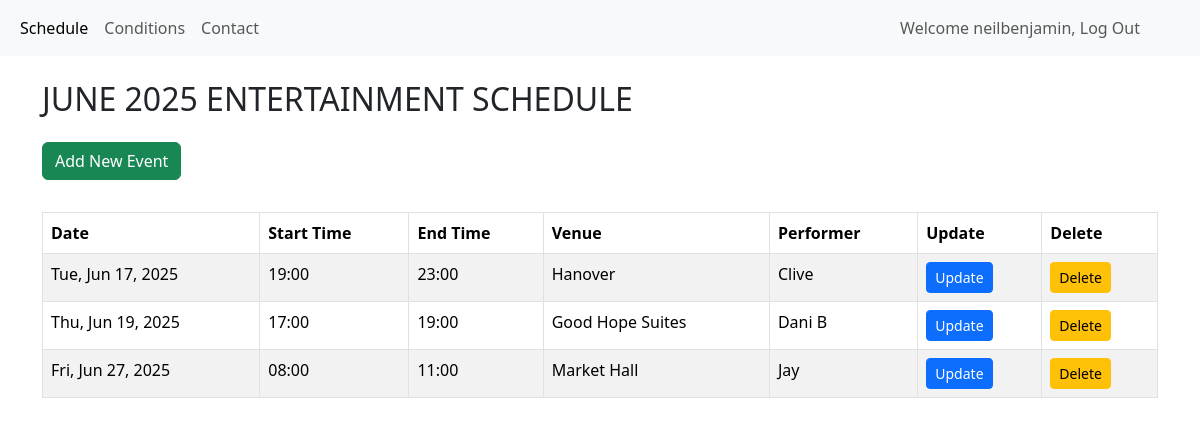
The app's page / (signed in) with its own data.
### planner/models.py (models this page shows, shortened)
class Event(models.Model):
    date = models.DateField()
    performance_time_start = models.TimeField(verbose_name="Start Time")
    performance_time_end = models.TimeField(verbose_name="End Time")
    venue = models.CharField(max_length=100)
    performer = models.CharField(max_length=100)
    sound_engineer = models.CharField(max_length=100, blank=True, null=True)

### planner/views.py (the view)
# urls.py: path('', views.index, name='index'),
@login_required
def index(request: HttpRequest) -> HttpRequest:
    events = Event.objects.all().order_by('date', 'performance_time_start')
    return render(request, 'pages/planner.html', {'events': events})

### planner/templates/pages/planner.html (shortened to what this page needs)
{% extends 'pages/base.html' %}
    {% block content %}
    <div class="container mt-4">
        <h2 class="mb-4">JUNE 2025 ENTERTAINMENT SCHEDULE</h2>
        {% if user.is_authenticated %}
        <p>
            <a href="{% url 'planner:add_event' %}" class="btn btn-success mb-3">Add New Event</a>
        </p>
        {% endif %}
        <div class="table-responsive">
            <table class="table table-striped table-bordered">
                <thead>
                    <tr>
                        <th>Date</th>
                        <th>Start Time</th>
                        <th>End Time</th>
                        <th>Venue</th>
                        <th>Performer</th>
                        {% if user.is_authenticated %}
                        <th>Update</th>
                        <th>Delete</th>
                        {% endif %}
                    </tr>
                </thead>
                <tbody>
                    {% for event in events %}
                    <tr>
                        <td>{{ event.date|date:"D, M j, Y" }}</td>
                        <td>{{ event.performance_time_start|time:"H:i" }}</td>
                        <td>{{ event.performance_time_end|time:"H:i" }}</td>
                        <td>{{ event.venue }}</td>
                        <td>{{ event.performer }}</td>
                        {% if user.is_authenticated %}
                        <td>
                            <a href="{% url 'planner:edit_event' pk=event.pk %}" class="btn btn-sm btn-primary">Update</a>
                        </td>
                                                <td>
                            <a href="{% url 'planner:delete' pk=event.pk %}" class="btn btn-sm btn-warning">Delete</a>
                        </td>
                        {% endif %}
                    </tr>
                    {% endfor %}
                </tbody>
            </table>
        </div>
    </div>
    {% endblock %}

### planner/templates/pages/base.html (shortened to what this page needs)
{% load static %}
{% load crispy_forms_tags %}
<!DOCTYPE html>
<html lang="en">
<head>
    <link rel="stylesheet" href="{% static 'stylesheet.css' %}">
    <link href="https://cdn.jsdelivr.net/npm/bootstrap@5.3.6/dist/css/bootstrap.min.css" rel="stylesheet"
>
</head>
<body>
    <nav class="navbar navbar-expand-lg bg-body-tertiary">
        <div class="container-fluid">
            <div class="collapse navbar-collapse" id="navbarNav">
                <ul class="navbar-nav">
                    <li class="nav-item">
                        <a class="nav-link active" aria-current="page" href="{% url 'planner:index' %}">Schedule</a>
                    </li>
                    <li class="nav-item">
                        <a class="nav-link" href="{% url 'planner:conditions' %}">Conditions</a>
                    </li>
                    <li class="nav-item">
                        <a class="nav-link" href="{% url 'planner:contact' %}">Contact</a>
                    </li>
                </ul>
                <ul class="navbar-nav ms-auto">
                    <li class="nav-item">
                        <a class="nav-link pe-5" href="{% url 'accounts:logout' %}">Welcome {{user.username}}, Log
                            Out</a>
                    </li>
                </ul>
            </div>
        </div>
    </nav>
    {% block content %}{% endblock %}
</body>

### planner/static/stylesheet.css (style rules this page uses)
body { background-color: rgb(115, 115, 255); }
td { color: red; }

### records on screen
Event: date "Tue, Jun 17, 2025", performance_time_start "19:00", performance_time_end "23:00", venue "Hanover", performer "Clive"
Event: date "Thu, Jun 19, 2025", performance_time_start "17:00", performance_time_end "19:00", venue "Good Hope Suites", performer "Dani B"
Event: date "Fri, Jun 27, 2025", performance_time_start "08:00", performance_time_end "11:00", venue "Market Hall", performer "Jay"

### other values on screen
{{ user.username }} "neilbenjamin"
